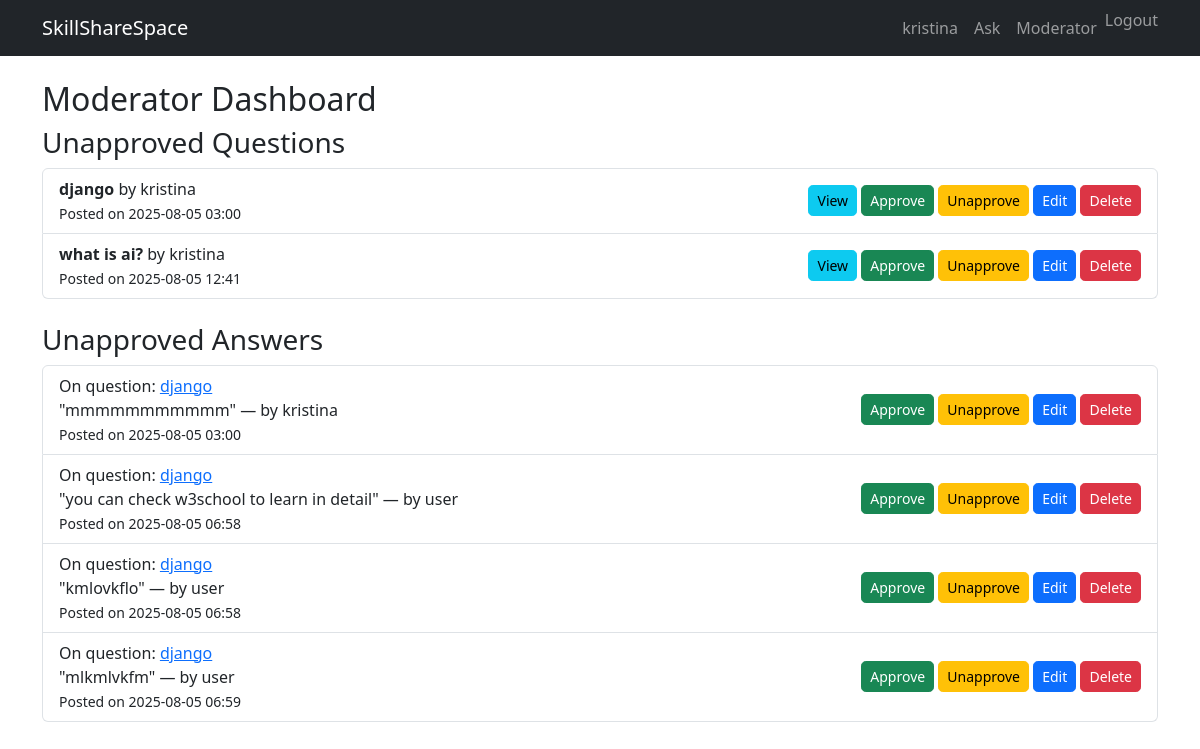
Page /moderator/ (signed in) on the earlier database version.
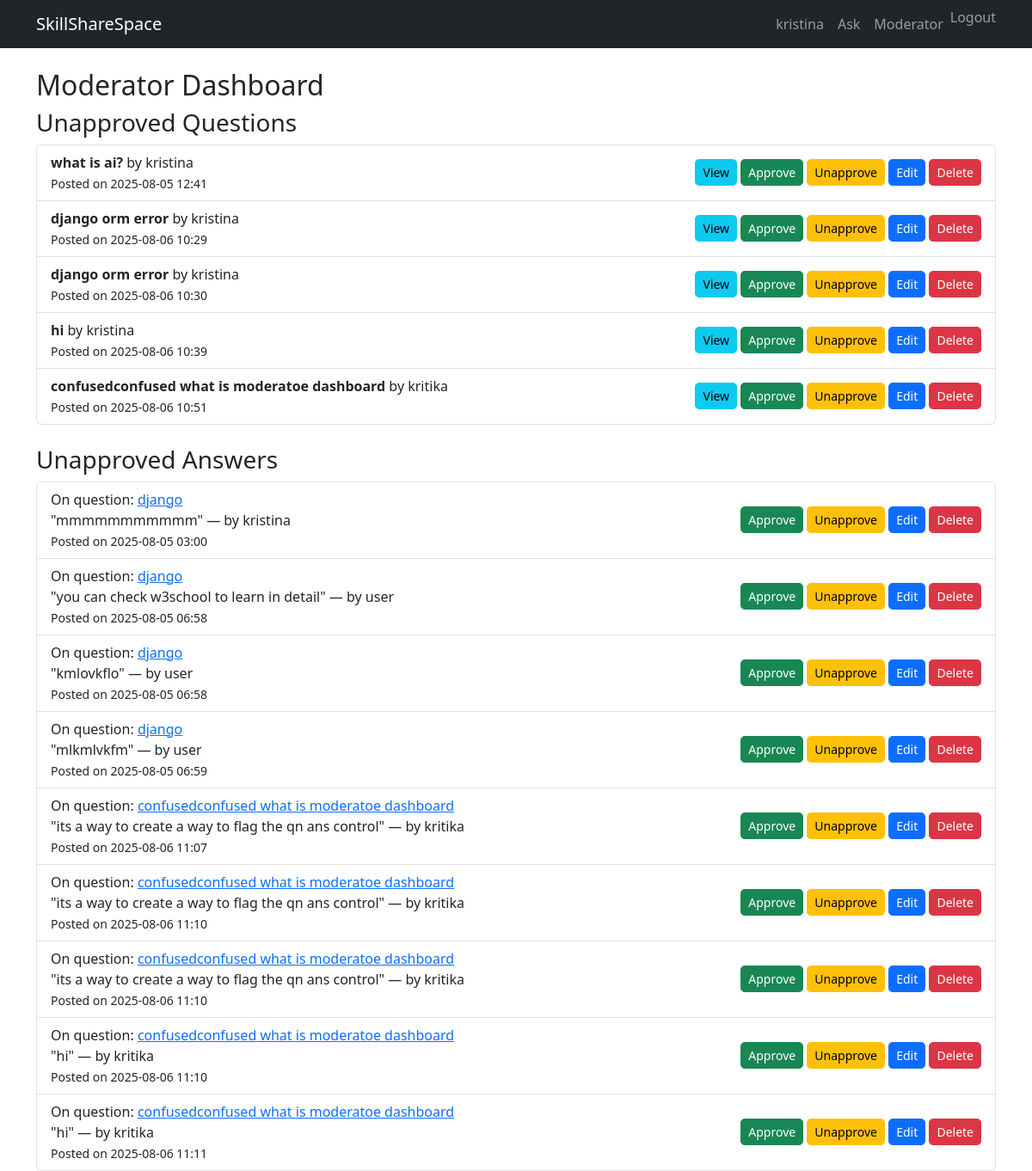
Same page on the later database version.
### skillsharespace_app/models.py (models this page shows, shortened)
class Question(models.Model):
    title = models.CharField(max_length=255)
    body = models.TextField()
    created_at = models.DateTimeField(default=timezone.now)
    updated_at = models.DateTimeField(auto_now=True)
    author = models.ForeignKey(User, on_delete=models.CASCADE)
    approved = models.BooleanField(default=False)
    views = models.PositiveIntegerField(default=0)

class Answer(models.Model):
    question = models.ForeignKey(Question, related_name='answers', on_delete=models.CASCADE)
    body = models.TextField()
    author = models.ForeignKey(User, on_delete=models.CASCADE)
    created_at = models.DateTimeField(default=timezone.now)
    approved = models.BooleanField(default=False)

### skillsharespace_app/views.py (the view)
# urls.py: path('moderator/', views.ModeratorDashboardView.as_view(), name='mod-dashboard'),
class ModeratorDashboardView(LoginRequiredMixin, UserPassesTestMixin, TemplateView):
    template_name = 'moderator/dashboard.html'
    def test_func(self):
        return self.request.user.is_staff
    def get_context_data(self, **kwargs):
        context = super().get_context_data(**kwargs)
        context['unapproved_questions'] = Question.objects.filter(approved=False)
        context['unapproved_answers'] = Answer.objects.filter(approved=False)
        context['unresolved_flags'] = Flag.objects.filter(resolved=False)
        return context

### templates/moderator/dashboard.html (shortened to what this page needs)
{% extends "qa/base.html" %}
{% block content %}
<h2>Moderator Dashboard</h2>
<h3>Unapproved Questions</h3>
<ul class="list-group mb-4">
    {% for question in unapproved_questions %}
    <li class="list-group-item d-flex justify-content-between align-items-center">
        <div>
            <strong>{{ question.title }}</strong> by {{ question.author.username }}
            <br>
            <small>Posted on {{ question.created_at|date:"Y-m-d H:i" }}</small>
        </div>
        <div>
            <a href="{% url 'question-detail' question.pk %}" class="btn btn-sm btn-info">View</a>
            <a href="{% url 'approve-question' question.pk %}" class="btn btn-sm btn-success">Approve</a>
            <a href="{% url 'unapprove-question' question.pk %}" class="btn btn-sm btn-warning">Unapprove</a>
            <a href="{% url 'moderator-question-edit' question.pk %}" class="btn btn-sm btn-primary">Edit</a>
            <a href="{% url 'question-delete' question.pk %}" class="btn btn-sm btn-danger">Delete</a>
        </div>
    </li>
    {% empty %}
    <li class="list-group-item">No unapproved questions.</li>
    {% endfor %}
</ul>
<h3>Unapproved Answers</h3>
<ul class="list-group">
    {% for answer in unapproved_answers %}
    <li class="list-group-item d-flex justify-content-between align-items-center">
        <div>
            On question: <a href="{% url 'question-detail' answer.question.pk %}">{{ answer.question.title }}</a><br>
            "{{ answer.body|truncatewords:15 }}" — by {{ answer.author.username }}<br>
            <small>Posted on {{ answer.created_at|date:"Y-m-d H:i" }}</small>
        </div>
        <div>
            <a href="{% url 'approve-answer' answer.pk %}" class="btn btn-sm btn-success">Approve</a>
            <a href="{% url 'unapprove-answer' answer.pk %}" class="btn btn-sm btn-warning">Unapprove</a>
            <a href="{% url 'moderator-answer-edit' answer.pk %}" class="btn btn-sm btn-primary">Edit</a>
            <a href="{% url 'moderator-answer-delete' answer.pk %}" class="btn btn-sm btn-danger">Delete</a>
        </div>
    </li>
    {% empty %}
    <li class="list-group-item">No unapproved answers.</li>
    {% endfor %}
</ul>
{% endblock %}

Differences in the rows shown:
no longer on this page (row edited): Question: title "django", author.username "kristina", created_at "2025-08-05 03:00"
added Question: title "django orm error", author.username "kristina", created_at "2025-08-06 10:29"
added Question: title "django orm error", author.username "kristina", created_at "2025-08-06 10:30"
added Question: title "hi", author.username "kristina", created_at "2025-08-06 10:39"
added Question: title "confusedconfused what is moderatoe dashboard", author.username "kritika", created_at "2025-08-06 10:51"
added Answer: question "confusedconfused what is moderatoe dashboard", body "its a way to create a way to flag the qn ans control", author.username "kritika", created_at "2025-08-06 11:07"
added Answer: question "confusedconfused what is moderatoe dashboard", body "its a way to create a way to flag the qn ans control", author.username "kritika", created_at "2025-08-06 11:10"
added Answer: question "confusedconfused what is moderatoe dashboard", body "its a way to create a way to flag the qn ans control", author.username "kritika", created_at "2025-08-06 11:10"
added Answer: question "confusedconfused what is moderatoe dashboard", body "hi", author.username "kritika", created_at "2025-08-06 11:10"
added Answer: question "confusedconfused what is moderatoe dashboard", body "hi", author.username "kritika", created_at "2025-08-06 11:11"
